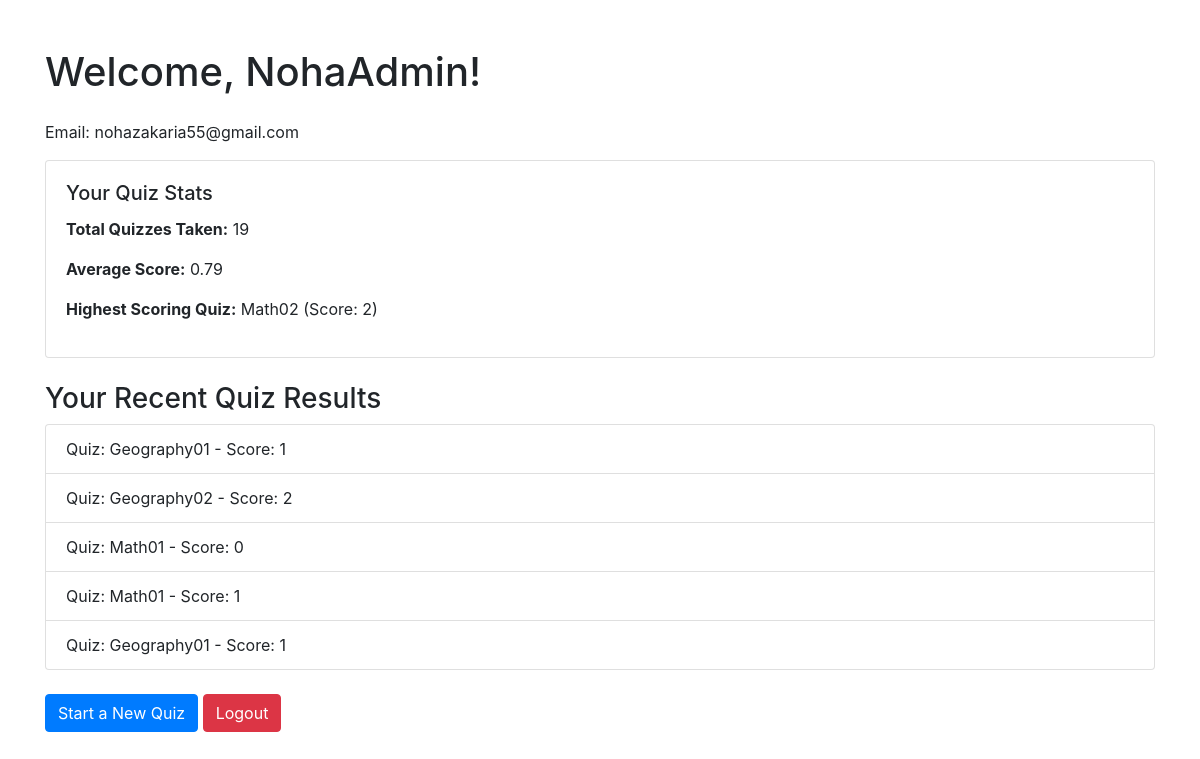
The page /dashboard/ (signed in) on the database its author committed.
### quizzes/models.py (models this page shows, shortened)
class Result(models.Model):
    user = models.CharField(max_length=100)  # Replace with User ForeignKey if using authentication
    quiz = models.ForeignKey(Quiz, on_delete=models.CASCADE)
    score = models.IntegerField()
    taken_at = models.DateTimeField(auto_now_add=True)

class Quiz(models.Model):
    title = models.CharField(max_length=200)
    description = models.TextField()
    created_at = models.DateTimeField(auto_now_add=True)

### quizzes/views.py (the view)
# urls.py: path('dashboard/', views.user_dashboard, name='dashboard'),
@login_required
def user_dashboard(request):
    user = request.user
    user_results = Result.objects.filter(user=user.username).order_by('-id')[:5]  # Recent 5 results
    total_quizzes = Result.objects.filter(user=user.username).count()
    average_score = Result.objects.filter(user=user.username).aggregate(Avg('score'))['score__avg'] or 0
    highest_score_quiz = Result.objects.filter(user=user.username).order_by('-score').first()
    context = {
        'user': user,
        'user_results': user_results,
        'total_quizzes': total_quizzes,
        'average_score': round(average_score, 2),
        'highest_score_quiz': highest_score_quiz,
    }
    return render(request, 'dashboard.html', context)

### templates/dashboard.html (shortened to what this page needs)
<!DOCTYPE html>
<html lang="en">
<head>
    <link rel="stylesheet" href="https://stackpath.bootstrapcdn.com/bootstrap/4.5.2/css/bootstrap.min.css">
</head>
<body>
    <div class="container mt-5">
        <h1 class="mb-4">Welcome, {{ user.username }}!</h1>
        <p>Email: {{ user.email }}</p>
        <div class="card mb-4">
            <div class="card-body">
                <h5 class="card-title">Your Quiz Stats</h5>
                <p><strong>Total Quizzes Taken:</strong> {{ total_quizzes }}</p>
                <p><strong>Average Score:</strong> {{ average_score }}</p>
                {% if highest_score_quiz %}
                    <p><strong>Highest Scoring Quiz:</strong> {{ highest_score_quiz.quiz.title }} (Score: {{ highest_score_quiz.score }})</p>
                {% else %}
                    <p>No quizzes completed yet.</p>
                {% endif %}
            </div>
        </div>
        <h3>Your Recent Quiz Results</h3>
        {% if user_results %}
            <ul class="list-group mb-4">
                {% for result in user_results %}
                    <li class="list-group-item">
                        Quiz: {{ result.quiz.title }} - Score: {{ result.score }}
                    </li>
                {% endfor %}
            </ul>
        {% else %}
            <p>You haven't completed any quizzes yet.</p>
        {% endif %}
        <a href="{% url 'quiz_list' %}" class="btn btn-primary">Start a New Quiz</a>
        <a href="{% url 'logout' %}" class="btn btn-danger">Logout</a>
    </div>
</body>
</html>

### rows shown on the page
Result: quiz "Math02", score "2"
Result: quiz "Geography01", score "1"
Result: quiz "Geography02", score "2"
Result: quiz "Math01", score "0"
Result: quiz "Math01", score "1"
Result: quiz "Geography01", score "1"

### other values the page prints
{{ user.username }} "NohaAdmin"
{{ user.email }} "nohazakaria55@gmail.com"
{{ total_quizzes }} "19"
{{ average_score }} "0.79"
